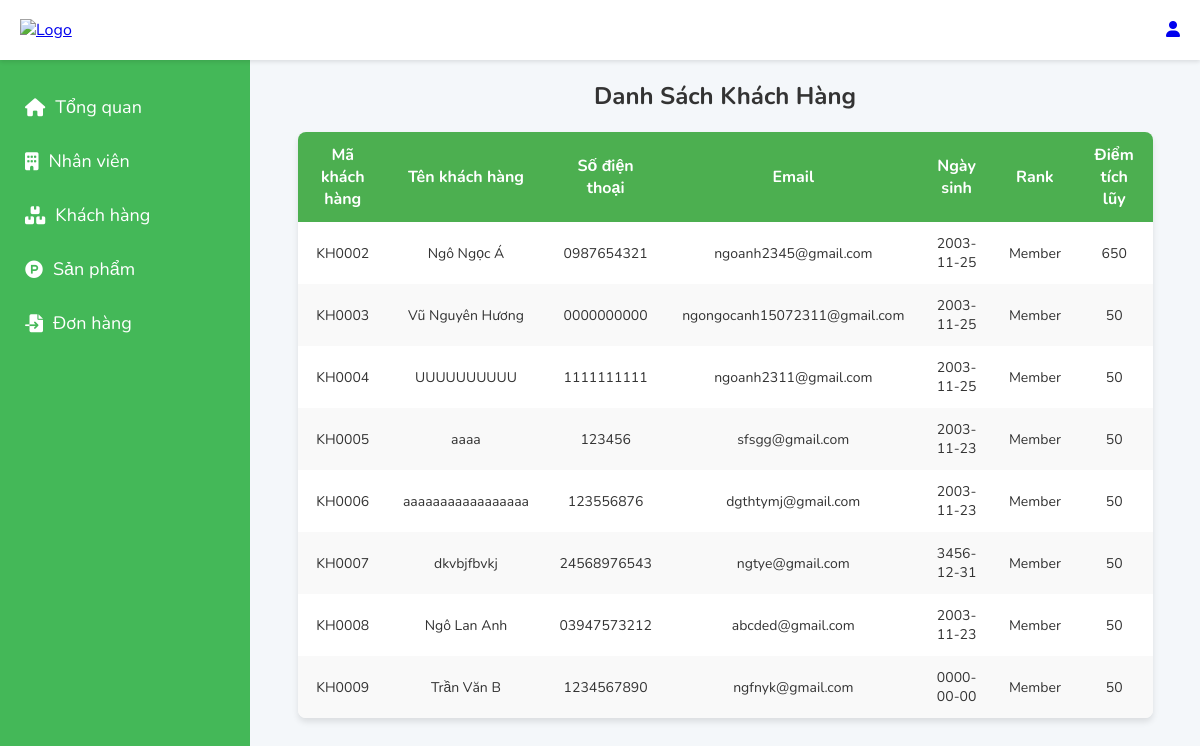
The page /admin/khachhang on the database as committed earlier.
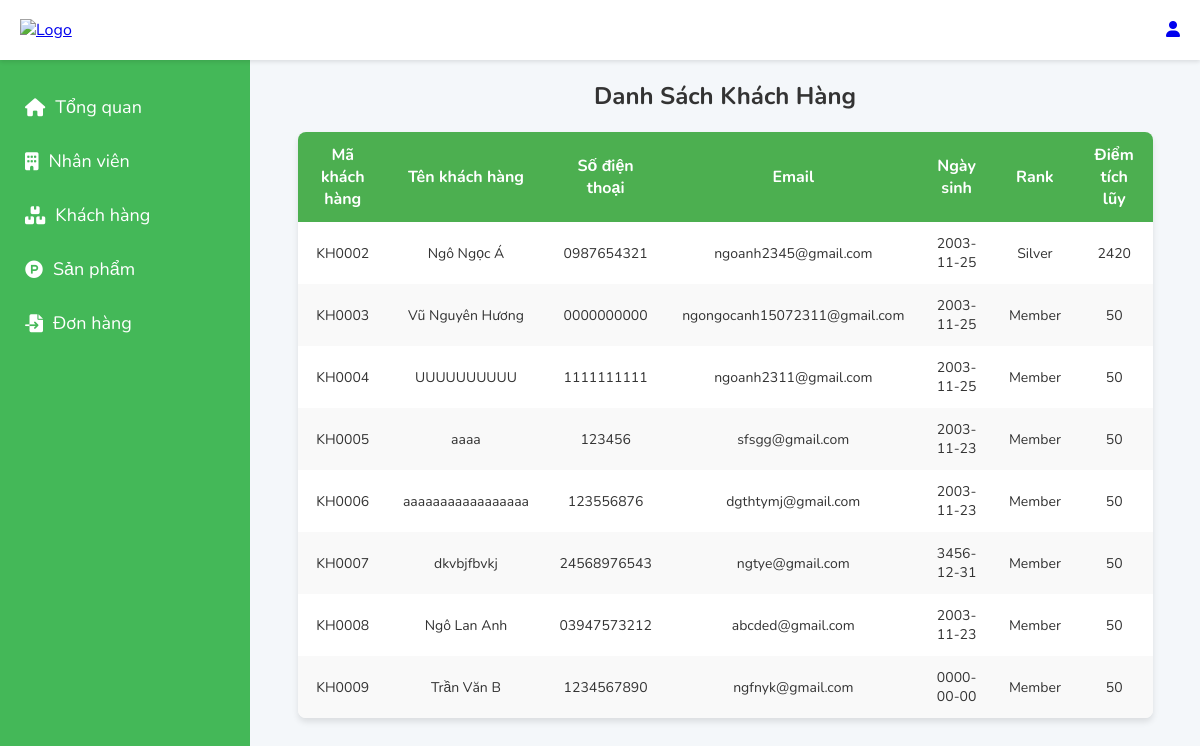
The same page on the database as committed later.
### tables this page shows
CREATE TABLE `khachhang` (
  `id` varchar(50) NOT NULL,
  `tenkhachhang` varchar(100) NOT NULL,
  `email` varchar(100) DEFAULT NULL,
  `sdt` varchar(15) NOT NULL,
  `password` varchar(200) NOT NULL,
  `ngaysinh` date DEFAULT NULL,
  `id_rank` int(3) NOT NULL,
  `point` int(6) NOT NULL DEFAULT 50,
  `verification_code` int(6) DEFAULT NULL
);

CREATE TABLE `rank` (
  `id_rank` int(3) NOT NULL,
  `name` varchar(50) NOT NULL,
  `Min_point` int(10) NOT NULL,
  `discount` int(10) NOT NULL
);

### core/controller.php (called while the page is built, shortened)
<?php
class controller {
    public function model($model) {
        return new $model();
    }
    public function view($view, $data=NULL) {
        require_once 'app/views/' . $view . '.php';
    }
}
?>

### app/Controllers/admincontroller.php (called while the page is built, shortened)
<?php
require_once 'core/Controller.php';
class adminController extends Controller
{
    private $adminModel;
    public function __construct()
    {
        $this->adminModel = $this->model('adminModel');
    }
    public function khachhang()
    {
        $listkh = $this->adminModel->getlistkh();
        $this->view('admin/listkh', ['listkh' => $listkh]);
    }
}

### core/routers.php (called while the page is built, shortened)
<?php
    class Router {
        protected $action = 'trangchu';
        private function parseUrl($uri) {
            return explode('/', filter_var(rtrim($uri, '/'), FILTER_SANITIZE_URL));
        }
        public function dispatch($uri) {
            $url = $this->parseUrl($uri);
            if(file_exists('app/Controllers/' . $url[2] . 'Controller.php')) {
                unset($url[2]);
            }
            $this->controller = new $this->controller;
            if(isset($url[3])) {
                if(method_exists($this->controller, $url[3])) {
                    $this->action = $url[3];
                    unset($url[3]);
                }
            }
            unset($url[0]);
            unset($url[1]);
            $this->params = $url ? array_values($url) : [];
           call_user_func_array([$this->controller, $this->action], $this->params);
        }
    }
?>

### index.php (called while the page is built, shortened)
<?php
    require_once 'core/routers.php';
    $router = new Router();
    $router->dispatch($_SERVER['REQUEST_URI']);
?>

### core/model.php (called while the page is built, shortened)
<?php
class Model {
    public function __construct() {
            $this->con = new mysqli('localhost','root','','dtb1');
    }
}

### app/models/adminModel.php (called while the page is built, shortened)
<?php
require_once './core/model.php';
class adminModel extends Model {
   protected $tblkhachhang="khachhang";
   protected $tblrank = "rank";
public function getlistkh(){
   $sql = "SELECT * FROM $this->tblkhachhang INNER JOIN $this->tblrank ON $this->tblkhachhang.id_rank = $this->tblrank.id_rank";
   $result = $this->con->query($sql);
   return $result;
}
}
?>

### app/views/admin/listkh.php (the view, shortened to what this page needs)
<!DOCTYPE html>
<html lang="en">
<head>
</head>
<body>
<div class="detail">
    <h2>Danh Sách Khách Hàng</h2>
    <table>
        <thead>
            <tr>
                <th>Mã khách hàng</th>
                <th>Tên khách hàng</th>
                <th>Số điện thoại</th>
                <th>Email</th>
                <th>Ngày sinh</th>
                <th>Rank</th>
                <th>Điểm tích lũy</th>
            </tr>
        </thead>
        <tbody>
        <?php while ($row = mysqli_fetch_array($listkh)) { ?>
            <tr>
                <td><?= $row['id']; ?></td>
                <td><?= $row['tenkhachhang']; ?></td>
                <td><?= $row['sdt']; ?></td>
                <td><?= $row['email']; ?></td>
                <td><?= $row['ngaysinh']; ?></td>
                <td><?= $row['name']; ?></td>
                <td><?= $row['point']; ?></td>
            </tr>
        <?php } ?>
        </tbody>
    </table>
</div>
</body>
</html>

Rows that differ between the two databases and show on the page:
changed khachhang "KH0002": id_rank.name "Member" → "Silver"; point "650" → "2420"
